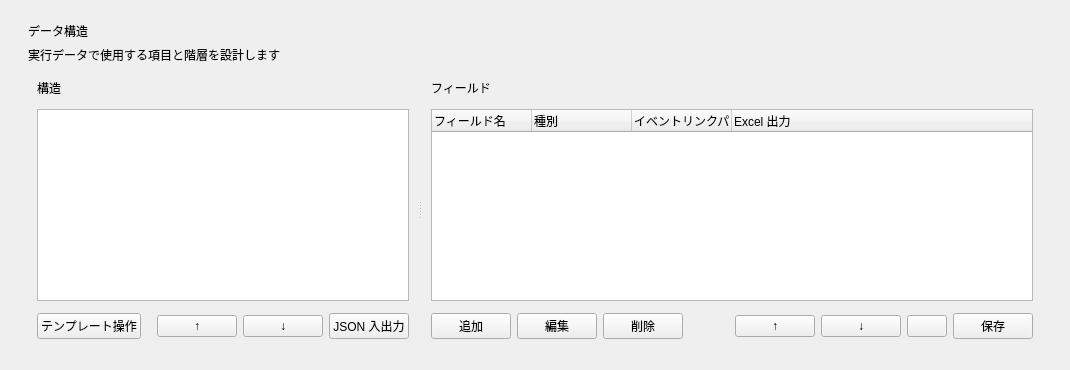
<?xml version="1.0" encoding="utf-8"?>
<ui version="4.0">
  <class>SchemaForm</class>
  <widget class="QWidget" name="SchemaForm">
    <layout class="QVBoxLayout" name="rootLayout" stretch="0,0,1">
      <property name="leftMargin">
        <number>28</number>
      </property>
      <property name="topMargin">
        <number>22</number>
      </property>
      <property name="rightMargin">
        <number>28</number>
      </property>
      <property name="bottomMargin">
        <number>22</number>
      </property>
      <item>
        <widget class="QLabel" name="titleLabel">
          <property name="pageTitle" stdset="0">
            <bool>true</bool>
          </property>
          <property name="text">
            <string>データ構造</string>
          </property>
        </widget>
      </item>
      <item>
        <widget class="QLabel" name="subtitleLabel">
          <property name="muted" stdset="0">
            <bool>true</bool>
          </property>
          <property name="text">
            <string>実行データで使用する項目と階層を設計します</string>
          </property>
        </widget>
      </item>
      <item>
              <widget class="QSplitter" name="schemaSplitter">
                <property name="orientation"><enum>Qt::Horizontal</enum></property>
                <property name="childrenCollapsible"><bool>false</bool></property>
                <widget class="QFrame" name="structureManagerHost">
                  <property name="card" stdset="0"><bool>true</bool></property>
                  <property name="minimumSize"><size><width>360</width><height>0</height></size></property>
                  <property name="maximumSize"><size><width>600</width><height>16777215</height></size></property>
                  <layout class="QVBoxLayout" name="structureManagerLayout">
                    <property name="spacing"><number>12</number></property>
                    <item>
                      <widget class="QLabel" name="structureManagerTitle">
                        <property name="cardTitle" stdset="0"><bool>true</bool></property>
                        <property name="text"><string>構造</string></property>
                      </widget>
                    </item>
                    <item>
                      <widget class="QTreeWidget" name="structureManagerTree">
                        <property name="headerHidden"><bool>true</bool></property>
                        <property name="expandsOnDoubleClick"><bool>false</bool></property>
                        <column><property name="text"><string>構造</string></property></column>
                      </widget>
                    </item>
                    <item>
                      <layout class="QHBoxLayout" name="templateManagerToolbar">
                        <property name="spacing"><number>6</number></property>
                        <item><widget class="QPushButton" name="addTemplateDefinitionButton"><property name="primary" stdset="0"><bool>true</bool></property><property name="text"><string>テンプレート操作</string></property></widget></item>
                        <item><spacer name="templateManagerToolbarStretch"><property name="orientation"><enum>Qt::Horizontal</enum></property><property name="sizeHint"><size><width>20</width><height>20</height></size></property></spacer></item>
                        <item><widget class="QPushButton" name="moveTemplateUpButton"><property name="text"><string>↑</string></property></widget></item>
                        <item><widget class="QPushButton" name="moveTemplateDownButton"><property name="text"><string>↓</string></property></widget></item>
                        <item><widget class="QPushButton" name="exportSchemaButton"><property name="text"><string>JSON 入出力</string></property></widget></item>
                      </layout>
                    </item>
                  </layout>
                </widget>
                <widget class="QFrame" name="schemaTreeHost">
                  <property name="card" stdset="0"><bool>true</bool></property>
                  <property name="minimumSize"><size><width>620</width><height>0</height></size></property>
                  <layout class="QVBoxLayout" name="schemaTreeLayout">
                    <property name="spacing"><number>12</number></property>
                    <item>
                      <widget class="QLabel" name="schemaTreeTitle">
                        <property name="cardTitle" stdset="0"><bool>true</bool></property>
                        <property name="text"><string>フィールド</string></property>
                      </widget>
                    </item>
                    <item>
                      <widget class="QTreeWidget" name="schemaTree">
                <property name="expandsOnDoubleClick"><bool>false</bool></property>
                <column>
                  <property name="text">
                    <string>フィールド名</string>
                  </property>
                </column>
                <column>
                  <property name="text">
                    <string>種別</string>
                  </property>
                </column>
                <column>
                  <property name="text">
                    <string>イベントリンクパス</string>
                  </property>
                </column>
                <column>
                  <property name="text">
                    <string>Excel 出力</string>
                  </property>
                </column>
                      </widget>
                    </item>
                    <item>
                      <layout class="QHBoxLayout" name="fieldToolbar">
                        <property name="spacing"><number>6</number></property>
                        <item><widget class="QPushButton" name="addFieldButton"><property name="primary" stdset="0"><bool>true</bool></property><property name="text"><string>追加</string></property></widget></item>
                        <item><widget class="QPushButton" name="editFieldButton"><property name="text"><string>編集</string></property></widget></item>
                        <item><widget class="QPushButton" name="deleteFieldButton"><property name="danger" stdset="0"><bool>true</bool></property><property name="text"><string>削除</string></property></widget></item>
                        <item><spacer name="fieldToolbarStretch"><property name="orientation"><enum>Qt::Horizontal</enum></property><property name="sizeHint"><size><width>40</width><height>20</height></size></property></spacer></item>
                        <item><widget class="QPushButton" name="moveFieldUpButton"><property name="text"><string>↑</string></property></widget></item>
                        <item><widget class="QPushButton" name="moveFieldDownButton"><property name="text"><string>↓</string></property></widget></item>
                        <item><widget class="QPushButton" name="toggleAllButton"><property name="text"><string/></property><property name="toolTip"><string>すべて折りたたむ</string></property></widget></item>
                        <item><widget class="QPushButton" name="saveSchemaButton"><property name="primary" stdset="0"><bool>true</bool></property><property name="text"><string>保存</string></property></widget></item>
                      </layout>
                    </item>
                  </layout>
                </widget>
              </widget>
            </item>
    </layout>
  </widget>
  <resources />
  <connections />
</ui>
